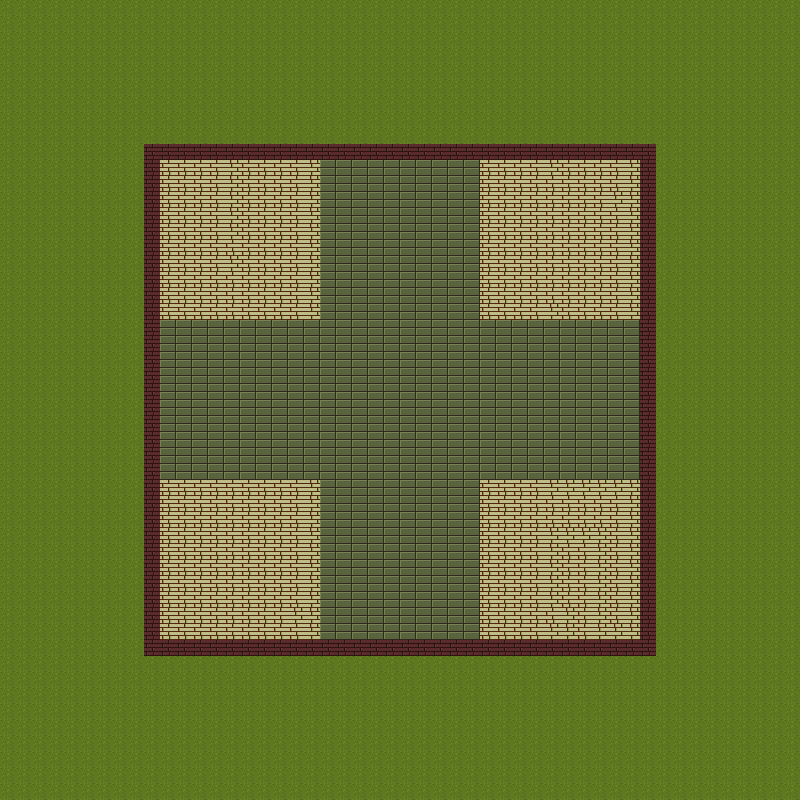

Below is a game level as drawn by its tile map, then a one-line description and the .tmx that defines it (tile-layer data replaced by summaries):
An orthogonal 50x50 tile map with 16x16 px tiles, 3 tile layers (Ground, External Wall, Internal Wall) and 10 objects.

<map version="1.9" tiledversion="1.9.2" orientation="orthogonal" renderorder="right-down" width="50" height="50" tilewidth="16" tileheight="16" infinite="0" nextlayerid="6" nextobjectid="12">
 <editorsettings>
  <export target="TestLevel2.tmx" format="tmx" />
 </editorsettings>
 <tileset firstgid="1" source="tileset.tsx" />
 <layer id="3" name="Ground" width="50" height="50">
  <properties>
   <property name="cost" type="int" value="0" />
   <property name="spawn" type="int" value="0" />
  </properties>
  <data>[2500 cells, 2500 non-empty, 4 distinct tile ids]</data>
 </layer>
 <layer id="1" name="External Wall" width="50" height="50">
  <properties>
   <property name="cost" type="int" value="1" />
   <property name="spawn" type="int" value="0" />
  </properties>
  <data>[2500 cells, 124 non-empty, 1 distinct tile ids]</data>
 </layer>
 <layer id="2" name="Internal Wall" width="50" height="50">
  <properties>
   <property name="cost" type="int" value="1" />
   <property name="spawn" type="int" value="0" />
  </properties>
  <data>[2500 cells, 0 non-empty, 0 distinct tile ids]</data>
 </layer>
 <objectgroup id="5" name="Spawns">
  <object id="1" x="241.5" y="234">
   <point />
  </object>
  <object id="2" x="563" y="231">
   <point />
  </object>
  <object id="3" x="561" y="572">
   <point />
  </object>
  <object id="4" x="231.5" y="575.5">
   <point />
  </object>
  <object id="5" x="236.5" y="376.5">
   <point />
  </object>
  <object id="6" x="351.5" y="405">
   <point />
  </object>
  <object id="7" x="540.5" y="357">
   <point />
  </object>
  <object id="8" x="558.5" y="425">
   <point />
  </object>
  <object id="9" x="421.5" y="499">
   <point />
  </object>
  <object id="10" x="412.5" y="247.5">
   <point />
  </object>
 </objectgroup>
</map>